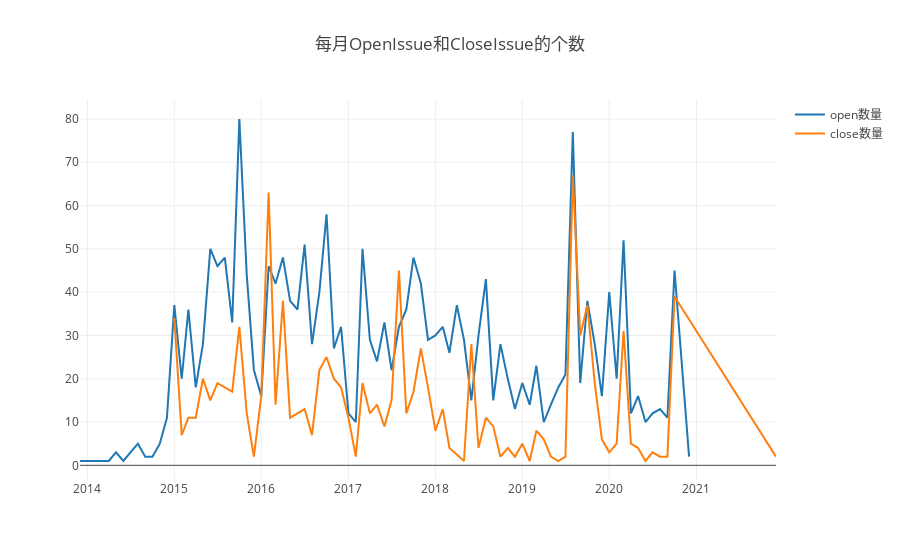

Here is the notebook cell this chart was saved with:
### Code cell
//这里是二题
var years = [2015,2016,2017,2018,2019,2020,2021];
var repo_id = 2579314;
Promise.all(
  years.map((year) => {
    return query(`
    select issue_created_at,issue_closed_at
    from github_log.year${year}
    where repo_id=${repo_id} and type = 'PullRequestEvent'
    `);
  })
).then((data) => {
  //console.log(data);
  const issueOpenData = {};
  const issueCloseData = {};
  // let issumeAverageDuration = 0;
  for(let i = 0; i < data.length; i++) {
      for(let j = 0; j < data[i].length; j++) {
          data[i][j].issue_created_at = data[i][j].issue_created_at.slice(0, 7);
          data[i][j].issue_closed_at = data[i][j].issue_closed_at.slice(0, 7);
          if (issueOpenData.hasOwnProperty(data[i][j].issue_created_at)){
              issueOpenData[data[i][j].issue_created_at] = issueOpenData[data[i][j].issue_created_at]+1;
          }else{
              issueOpenData[data[i][j].issue_created_at] = 1;
          }
          
          if (issueCloseData.hasOwnProperty(data[i][j].issue_closed_at)){
              issueCloseData[data[i][j].issue_closed_at] = issueCloseData[data[i][j].issue_closed_at]+1;
          }else{
              issueCloseData[data[i][j].issue_closed_at] = 1;
          }
          
      }
  }
  const issueOpenDataOrder = Object.fromEntries(Object.entries(issueOpenData).sort());
  const issueCloseDataOrder = Object.fromEntries(Object.entries(issueCloseData).sort());

  let month = [],month2=[],openNum = [],closeNum = [];
  for (const key in issueOpenDataOrder) {
    month.push(key);
    openNum.push(issueOpenDataOrder[key]);
  }
  for (const key in issueCloseDataOrder) {
      if(key>'2015'){
          month2.push(key);
          closeNum.push(issueCloseDataOrder[key]);
      }
  }
    
  openDigger.render.plotly([
                            {x: month, y: openNum, mode: 'scatter', name: 'open数量'},
                            {x: month2, y: closeNum, mode: 'scatter', name: 'close数量'},
                           ], { title: "每月OpenIssue和CloseIssue的个数" , 
                                
                              });
});

### Figure 1 — Plotly figure (JSON) as saved in the notebook; plotly's stock layout.template omitted (floating-point values rounded to 4 significant figures)
{"data": [{"mode": "scatter", "name": "open数量", "x": ["2013-12", "2014-03", "2014-04", "2014-05", "2014-06", "2014-07", "2014-08", "2014-09", "2014-10", "2014-11", "2014-12", "2015-01", "2015-02", "2015-03", "2015-04", "2015-05", "2015-06", "2015-07", "2015-08", "2015-09", "2015-10", "2015-11", "2015-12", "2016-01", "2016-02", "2016-03", "2016-04", "2016-05", "2016-06", "2016-07", "2016-08", "2016-09", "2016-10", "2016-11", "2016-12", "2017-01", "2017-02", "2017-03", "2017-04", "2017-05", "2017-06", "2017-07", "2017-08", "2017-09", "2017-10", "2017-11", "2017-12", "2018-01", "2018-02", "2018-03", "2018-04", "2018-05", "2018-06", "2018-07", "2018-08", "2018-09", "2018-10", "2018-11", "2018-12", "2019-01", "2019-02", "2019-03", "2019-04", "2019-05", "2019-06", "2019-07", "2019-08", "2019-09", "2019-10", "2019-11", "2019-12", "2020-01", "2020-02", "2020-03", "2020-04", "2020-05", "2020-06", "2020-07", "2020-08", "2020-09", "2020-10", "2020-12"], "y": [1, 1, 1, 3, 1, 3, 5, 2, 2, 5, 11, 37, 20, 36, 18, 28, 50, 46, 48, 33, 80, 44, 22, 16, 46, 42, 48, 38, 36, 51, 28, 40, 58, 27, 32, 12, 10, 50, 29, 24, 33, 22, 32, 36, 48, 42, 29, 30, 32, 26, 37, 29, 15, 30, 43, 15, 28, 20, 13, 19, 14, 23, 10, 14, 18, 21, 77, 19, 38, 28, 16, 40, 20, 52, 12, 16, 10, 12, 13, 11, 45, 2]}, {"mode": "scatter", "name": "close数量", "x": ["2015-01", "2015-02", "2015-03", "2015-04", "2015-05", "2015-06", "2015-07", "2015-08", "2015-09", "2015-10", "2015-11", "2015-12", "2016-01", "2016-02", "2016-03", "2016-04", "2016-05", "2016-06", "2016-07", "2016-08", "2016-09", "2016-10", "2016-11", "2016-12", "2017-01", "2017-02", "2017-03", "2017-04", "2017-05", "2017-06", "2017-07", "2017-08", "2017-09", "2017-10", "2017-11", "2017-12", "2018-01", "2018-02", "2018-03", "2018-05", "2018-06", "2018-07", "2018-08", "2018-09", "2018-10", "2018-11", "2018-12", "2019-01", "2019-02", "2019-03", "2019-04", "2019-05", "2019-06", "2019-07", "2019-08", "2019-09", "2019-10", "2019-11", "2019-12", "2020-01", "2020-02", "2020-03", "2020-04", "2020-05", "2020-06", "2020-07", "2020-08", "2020-09", "2020-10", "2021-12"], "y": [34, 7, 11, 11, 20, 15, 19, 18, 17, 32, 12, 2, 16, 63, 14, 38, 11, 12, 13, 7, 22, 25, 20, 18, 11, 2, 19, 12, 14, 9, 15, 45, 12, 17, 27, 18, 8, 13, 4, 1, 28, 4, 11, 9, 2, 4, 2, 5, 1, 8, 6, 2, 1, 2, 67, 30, 37, 19, 6, 3, 5, 31, 5, 4, 1, 3, 2, 2, 39, 2]}], "layout": {"autosize": true, "title": {"text": "每月OpenIssue和CloseIssue的个数"}, "xaxis": {"autorange": true, "range": ["2013-12-01", "2021-12-01"], "type": "date"}, "yaxis": {"autorange": true, "range": [-3.389, 84.39], "type": "linear"}}}
